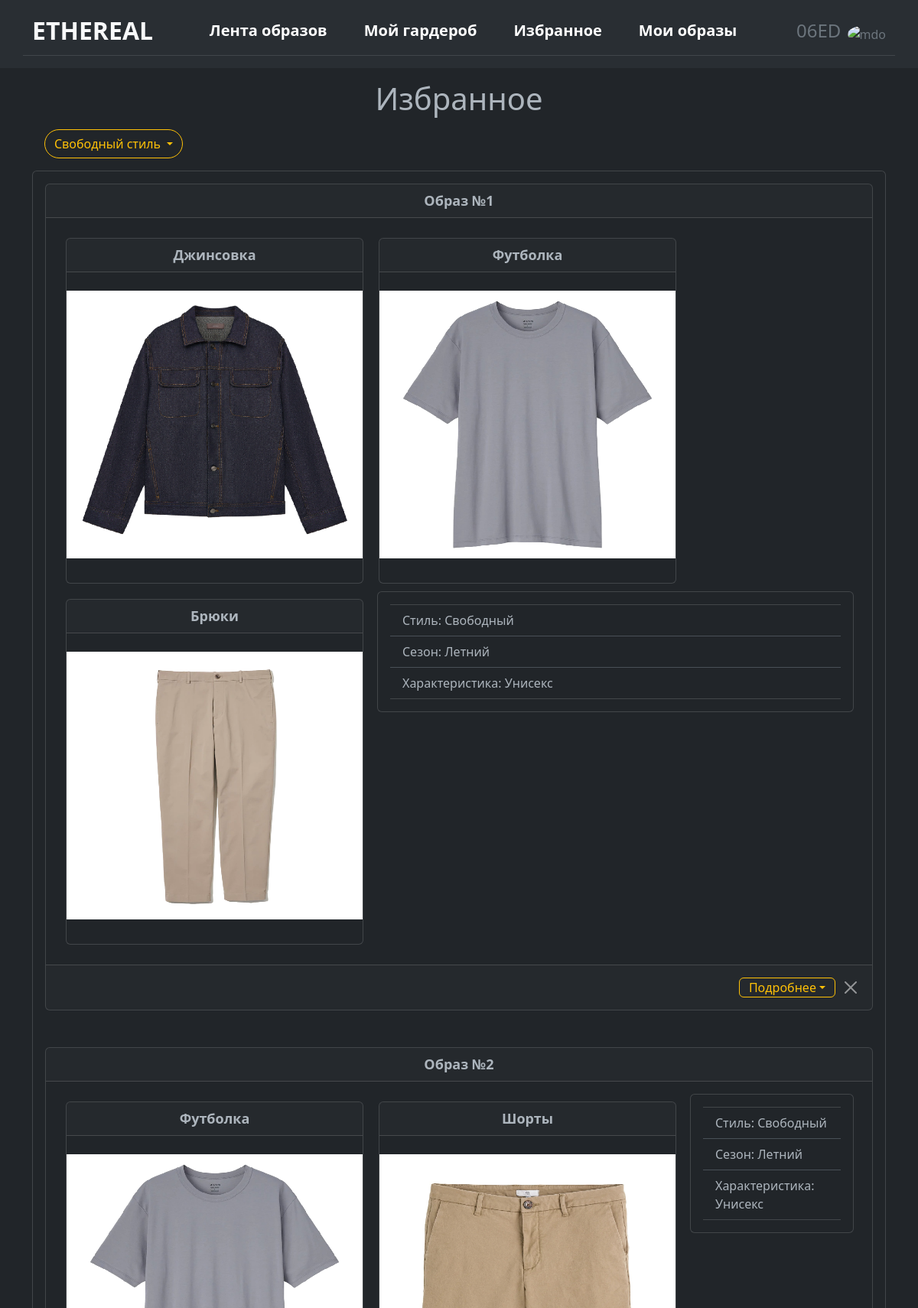
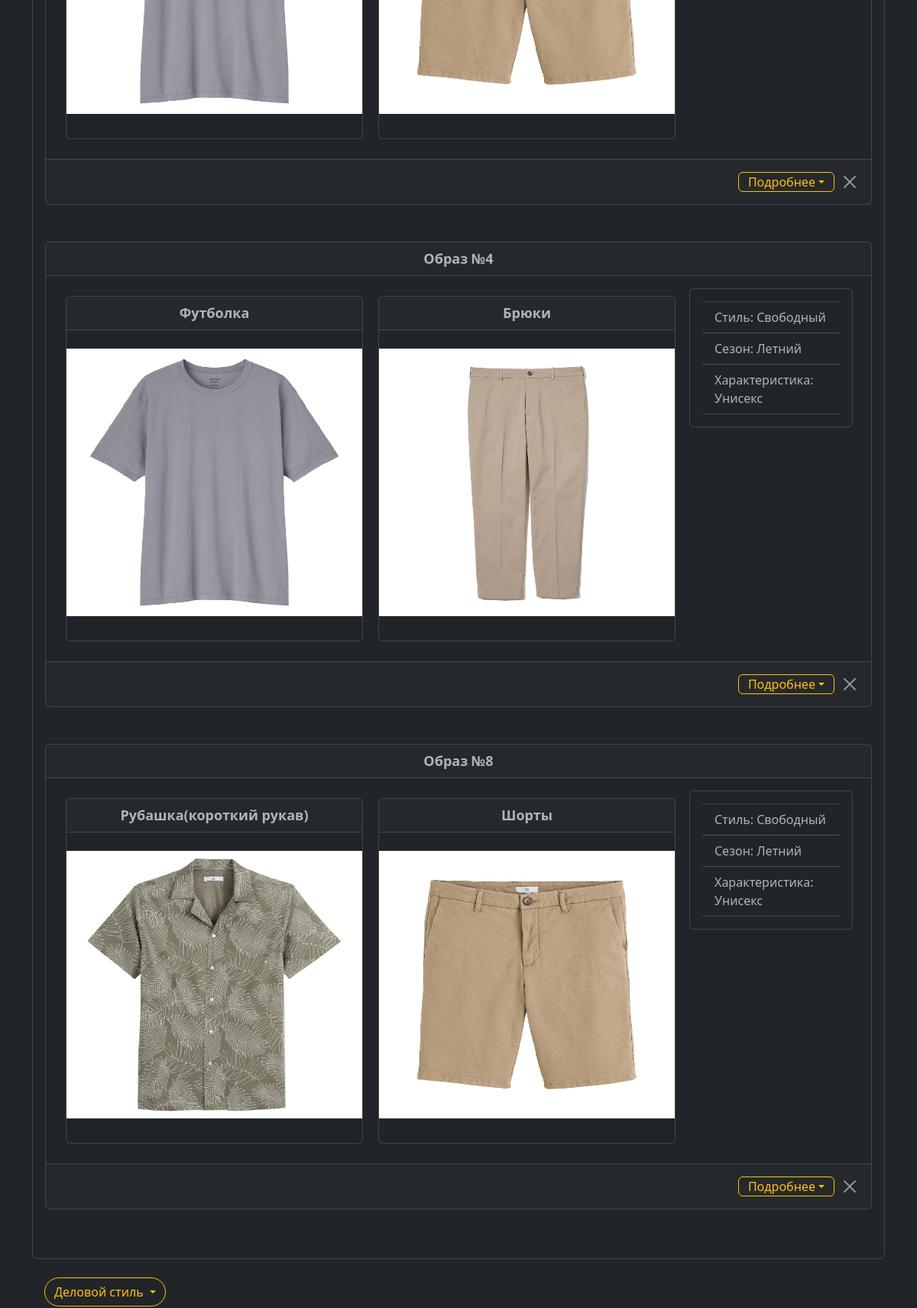
/favourite (signed in, upper part), run on the app's committed database (2 pictures, top to bottom).
### data/users.py (models this page shows, shortened)
class Users(SqlAlchemyBase, UserMixin):
    __tablename__ = 'users'
    id = sqlalchemy.Column(sqlalchemy.Integer, primary_key=True, autoincrement=True)
    sex = sqlalchemy.Column(sqlalchemy.Integer, sqlalchemy.ForeignKey("sex.id"))
    nickname = sqlalchemy.Column(sqlalchemy.String)
    email = sqlalchemy.Column(sqlalchemy.String, index=True, unique=True)
    hashed_password = sqlalchemy.Column(sqlalchemy.String)
    image = sqlalchemy.Column(sqlalchemy.String, nullable=True)
    sex_ = orm.relationship("Sex", backref="users")
    favourite_looks = orm.relationship("Looks",
                             secondary="user_to_favourite_looks",
                             backref="user_looks")
    favourite_custom_looks = orm.relationship("CustomLooks",
                             secondary="user_to_favourite_custom_looks",
                             backref="user_custom")
    clothes = orm.relationship("Clothes",
                               secondary="user_to_clothes",
                               backref="user")

### data/looks.py (models this page shows)
class Looks(SqlAlchemyBase):
    __tablename__ = 'looks'
    id = sqlalchemy.Column(sqlalchemy.Integer, primary_key=True, autoincrement=True)
    style = sqlalchemy.Column(sqlalchemy.Integer, sqlalchemy.ForeignKey("style.id"))
    season = sqlalchemy.Column(sqlalchemy.Integer, sqlalchemy.ForeignKey("season.id"))
    sex = sqlalchemy.Column(sqlalchemy.Integer, sqlalchemy.ForeignKey("sex.id"))
    description = sqlalchemy.Column(sqlalchemy.String, nullable=True)
    styles = orm.relationship("Style", backref='looks')
    seasons = orm.relationship("Season", backref='looks')
    sex_ = orm.relationship("Sex", backref='looks')
    clothes = orm.relationship("Clothes",
                               secondary="look_to_clothes",
                               backref="look")

### data/clothes.py (models this page shows)
class Clothes(SqlAlchemyBase):
    __tablename__ = 'clothes'
    id = sqlalchemy.Column(sqlalchemy.Integer, primary_key=True, autoincrement=True)
    name = sqlalchemy.Column(sqlalchemy.String)
    type = sqlalchemy.Column(sqlalchemy.Integer, sqlalchemy.ForeignKey("type.id"))
    season = sqlalchemy.Column(sqlalchemy.Integer, sqlalchemy.ForeignKey("season.id"))
    image = sqlalchemy.Column(sqlalchemy.String, nullable=True)
    types = orm.relationship("Type", backref='clothes')
    seasons = orm.relationship("Season", backref='clothes')

### data/style.py (models this page shows)
class Style(SqlAlchemyBase):
    __tablename__ = 'style'
    id = sqlalchemy.Column(sqlalchemy.Integer, primary_key=True, autoincrement=True)
    style = sqlalchemy.Column(sqlalchemy.String)

### data/season.py (models this page shows)
class Season(SqlAlchemyBase):
    __tablename__ = 'season'
    id = sqlalchemy.Column(sqlalchemy.Integer, primary_key=True, autoincrement=True)
    season = sqlalchemy.Column(sqlalchemy.String)
    look_season = sqlalchemy.Column(sqlalchemy.String)

### data/sex.py (models this page shows)
class Sex(SqlAlchemyBase):
    __tablename__ = 'sex'
    id = sqlalchemy.Column(sqlalchemy.Integer, primary_key=True, autoincrement=True)
    sex = sqlalchemy.Column(sqlalchemy.String)

### main.py (the view)
@app.route('/favourite')
@login_required
def favourite():
    param = {'title': 'Избранное', 'casual': [], 'business': [], 'sportswear': [],
             'path': url_for('static', filename='img/clothes_def')}
    session = db_session.create_session()
    favourites = session.get(Users, current_user.id).favourite_looks + session.get(Users,
                                                                                   current_user.id).favourite_custom_looks
    for item in favourites:
        if item.style == 1:
            param['business'].append(item)
        elif item.style == 2:
            param['casual'].append(item)
        elif item.style == 3:
            param['sportswear'].append(item)
    return render_template('favourite.html', **param)

### data/db_session.py (called while the page is built)
def create_session() -> Session:
    global __factory
    return __factory()

### main.py (called while the page is built)
@login_manager.user_loader
def load_user(user_id):
    session = db_session.create_session()
    return session.get(Users, user_id)

### templates/favourite.html (shortened to what this page needs)
{% extends "base.html" %}
{% block content %}
<p>
<h1 class="text-center">Избранное</h1>
</p>
<div class="casual">
  <a class="btn btn-outline-warning rounded-pill dropdown-toggle mx-3" type="button" data-bs-toggle="collapse" data-bs-target="#casual" aria-expanded="false" aria-controls="casual">
    Свободный стиль
  </a>
  <div class="collapse show multi-collapse" id="casual">
    <div class="card card-body">
      <div class="card-container" style="display: flex; flex-wrap: wrap;">
      {% for item in casual%}
          <div class="card mb-5 w-100">
            <div class="card-header text-center" style="font-weight: bold; font-size: 18px; width: 100%;">Образ №{{item.id}}</div>
            <div class="card-body">
            <div class="card-container" style="display: flex; flex-wrap: wrap;">
            {% for clothes in item.clothes%}
                <div class="card" style="width: 389px; margin: 10px; overflow: hidden;">
                  <div class="card-header text-center" style="font-weight: bold; font-size: 18px;">{{clothes.name}}</div>
                  <img src="{{path}}/{{clothes.image}}" style="height: 350px; width: 400px; max-width: 100%;" class="mx-auto mt-4">
                  <div class="card-body">
                  </div>
                </div>
            {% endfor %}
              <div class="col">
                <div class="card card-body mx-2">
                  <ul class="list-group list-group-flush">
                      <li class="list-group-item">Стиль: {{item.styles.style}}</li>
                      <li class="list-group-item">Сезон: {{item.seasons.look_season}}</li>
                      <li class="list-group-item">Характеристика: {{item.sex_.sex}}</li>
                  </ul>
                </div>
              </div>
            </div>
            </div>
            {% if item.user_custom %}
                {% set type = 'custom_looks' %}
            {% else %}
                {% set type = 'looks' %}
            {% endif %}
            <div class="card-footer d-flex align-items-center justify-content-end">
                <button class="btn btn-outline-warning dropdown-toggle py-0 me-2 my-2" data-bs-toggle="collapse" data-bs-target="#item_{{item.id}}" aria-expanded="false" aria-controls="item_{{item.id}}">Подробнее</button>
                <a class="btn-close" type="button" href="/delete_favourite/{{type}}/{{ item.id }}"></a>
            </div>
            </div>
      {% endfor %}
      </div>
    </div>
  </div>
</div>
<br>
<div class="business">
  <a class="btn btn-outline-warning rounded-pill dropdown-toggle mx-3" type="button" data-bs-toggle="collapse" data-bs-target="#business" aria-expanded="false" aria-controls="business">
    Деловой стиль
  </a>
</div>
<br>
{% endblock %}

### templates/base.html (shortened to what this page needs)
<!doctype html>
<html lang="en" data-bs-theme="dark">
<head>
    <link href="https://cdn.jsdelivr.net/npm/bootstrap@5.3.0-alpha1/dist/css/bootstrap.min.css"
          rel="stylesheet">
    <link rel="stylesheet" href="/static/css/style.css">
</head>
<body>
<header class="p-3 " style="background-color: #292e33;">
    <div class="container border-bottom border-secondary-subtle">
      <div class="d-flex flex-wrap align-items-center justify-content-center mb-2">
        <a href="/" class="d-flex align-items-center mb-3 mb-md-0 me-md-auto link-light text-decoration-none">
        <span class="fs-2 fw-bold text-uppercase">Ethereal</span>
        </a>
        {% if current_user.is_authenticated %}
            <ul class="nav col-12 col-lg-auto me-lg-auto mb-2 justify-content-center mb-md-0 fs-5 fw-semibold">
              <li><a href="/looks_feed" class="nav-link px-4 text-white">Лента образов</a></li>
              <li><a href="/wardrobe" class="nav-link px-4 text-white">Мой гардероб</a></li>
              <li><a href="/favourite" class="nav-link px-4 text-white">Избранное</a></li>
              <li><a href="/looks" class="nav-link px-4 text-white">Мои образы</a></li>
            </ul>
        {% endif %}
            <div class="text-end">
              {% if current_user.is_authenticated %}
                    <div class="dropdown text-end">
                        <a href="#" class="d-block link-secondary text-decoration-none" data-bs-toggle="dropdown" aria-expanded="false">
                            <span class="fs-4 mx-1">{{ current_user.nickname }}</span>
                            <img src="/static/img/avatars/image{{ current_user.id }}.png" alt="mdo" width="32" height="32" class="rounded-circle">
                        </a>
                    </div>
              {% else %}
                    <a type="button" class="btn btn-outline-light me-2" href="/login">Войти</a>
                    <a type="button" class="btn btn-outline-warning" href="/register">Зарегистрироваться</a>
              {% endif %}
            </div>
        </div>
        </div>
</header>
<main role="main" class="container">
    {% block content %}{% endblock %}
</main>

### data on the page
Users: nickname "06ED"
Looks: id "1", styles.style "Свободный", seasons.look_season "Летний", sex_.sex "Унисекс"
Clothes: name "Джинсовка", image (picture)
Clothes: name "Футболка", image (picture)
Clothes: name "Брюки", image (picture)
Looks: id "2", styles.style "Свободный", seasons.look_season "Летний", sex_.sex "Унисекс"
Clothes: name "Шорты", image (picture)
Looks: id "4", styles.style "Свободный", seasons.look_season "Летний", sex_.sex "Унисекс"
Looks: id "8", styles.style "Свободный", seasons.look_season "Летний", sex_.sex "Унисекс"
Clothes: name "Рубашка(короткий рукав)", image (picture)
